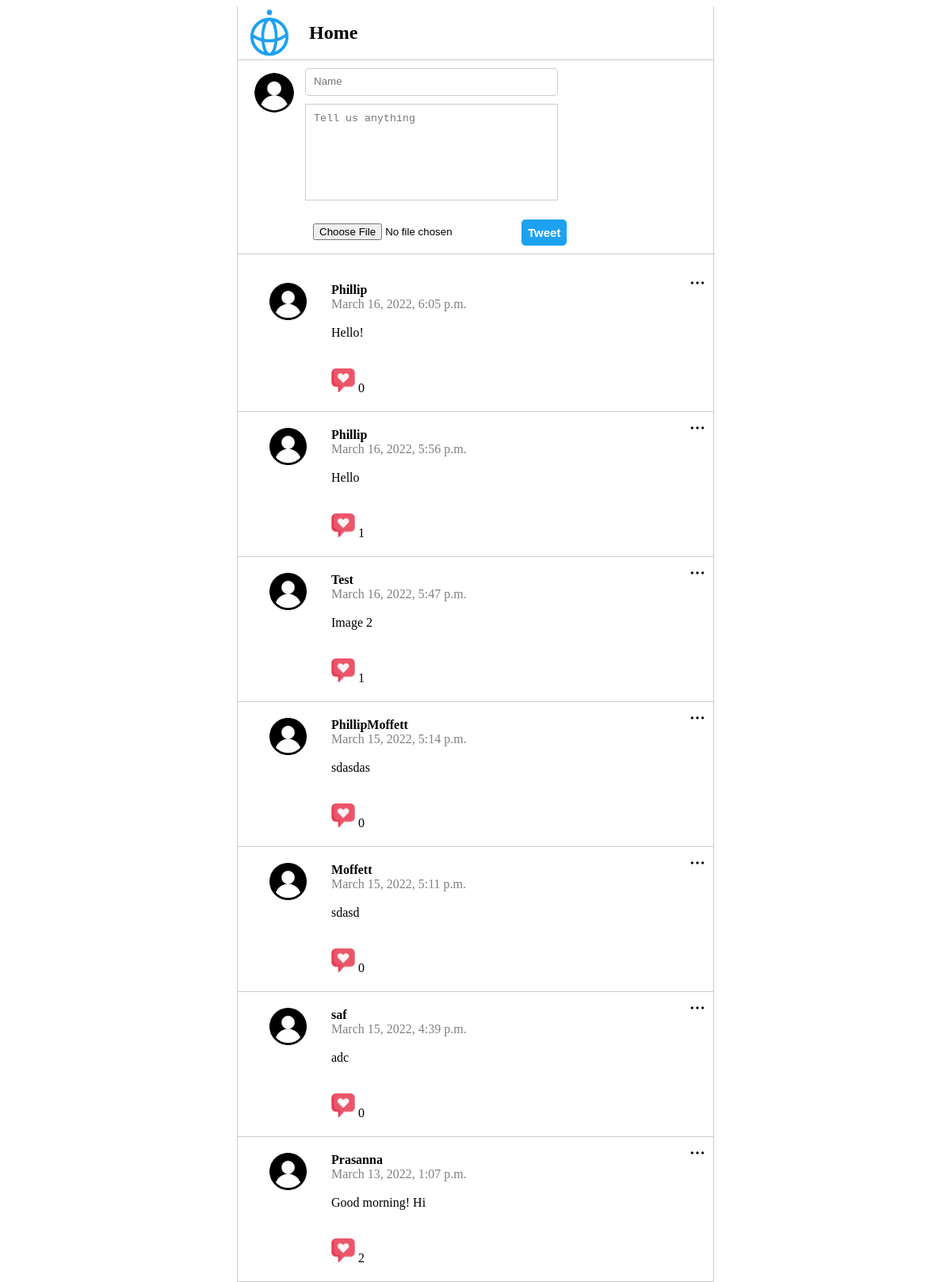
The page / on the database its author committed.
### posts/models.py (models this page shows)
class Post(models.Model):
    class Meta(object):
       db_table = 'post'
    name = models.CharField(
        'Name', blank=False, null=False, max_length=14, db_index=True, default='Anonymous'
    )
    body = models.CharField(
        'Body', blank=True, null=True, max_length=140, db_index=True
    )
    created_at = models.DateTimeField(
        'Created DateTime', blank=True, null=False, auto_now_add=True
    )
    likecount = models.IntegerField(
        'Like_Count', default=0, blank=True
    )
    image = CloudinaryField(
        'image', blank=True, db_index=True
    )

### posts/views.py (the view, shortened to what this page needs)
# urls.py: path('', views.index, name='index'),
def index(request):
    posts = Post.objects.all().order_by('-created_at')[:20]
    return render(request, 'posts.html', {'posts': posts})

### templates/posts.html (shortened to what this page needs)
{% extends "base.html" %} {% block content %} {% load static %}
<section class="content">
    <div class="main-header">
      <img src="/static/img/logo-twitterblue.svg" class="logo" />
      <h1>Home</h1>
    </div>
  <section class="post_form">
    <div class="my-icon">
      <img src="/static/img/user.png" class="" />
    </div>
    <form action="/" method="POST" enctype="multipart/form-data">
      <input type="text" name="name" placeholder="Name" required />
      <textarea name="body" placeholder="Tell us anything" required></textarea>
      <div class="bottom-area">
        <div class="choose-file">
          <input
            id="file"
            name="image"
            type="file"
          />
        </div>
        <div>
          <button class="button" type="submit" value="POST">Tweet</button>
        </div>
      </div>
    </form>
  </section>
  <section class="posts">
    <ul>
      {% for post in posts %}
      <li>
        <img
          class="menu_icon js-menu-icon"
          src="{% static 'img/option.png' %}"
        />
        <div class="logo">
          <img src="{% static 'img/user.png' %}" />
        </div>
        <div class="name_body">
          <div class="name">{{ post.name }}</div>
          <div class="datetime">{{ post.created_at }}</div><br>
          <div class="body">{{ post.body }} <br /></div>
          <br>
            <br>
          <div>
              <a href="/like/{{ post.id }}"><img src="{% static 'img/love.png' %}" style="width: 30px;" alt=""></a>
              {{ post.likecount }}
          </div>
        </div>
      </li>
      {% endfor %}
    </ul>
  </section>
</section>
{% endblock %}

### templates/base.html (shortened to what this page needs)
<!DOCTYPE html>
<html lang="en">
<head>
    {% load static %}
    <link href="{% static 'css/style.css' %}" rel="stylesheet" />
</head>
<body>
    {% block content %} {{ content }} {% endblock %}
</body>
</html>

### static/css/style.css (style rules this page uses)
html, body { height: 100%; }
.content { max-width: 600px; margin: 0 auto; border-left: 1px solid #ccc; border-right: 1px solid #ccc; }
.main-header { display: flex; padding-left: 10px; border-bottom: 1px solid #ccc; }
.main-header img { width: 60px; }
.main-header h1 { padding-left: 20px; }
.post_form { padding: 20px 40px; border-bottom: 1px solid #ccc; display: flex; padding: 10px; }
.post_form textarea { border: 1px solid #ccc; padding: 10px; width: 90%; height: 100px; resize: none; }
.post_form input[type="text"] { border: 1px solid #ccc; width: 90%; border-radius: 5px; margin-bottom: 10px; padding: 10px; display: flex; flex-wrap: wrap; padding-top: 8px; }
.post_form input { border: 0px; background: white; padding: 5px 10px; display: flex; flex-wrap: wrap; }
.post_form .my-icon { width: 50px; padding: 5px 15px 10px 10px; }
.post_form .my-icon img { width: 50px; border-radius: 50px; border: 1px solid white; }
.post_form .bottom-area { display: flex; justify-content: space-between; padding-top: 20px; }
#file { width: 86%; border: 0; }
.post_form .button { padding: 8px; background: rgb(29, 161, 242); color: white; font-size: 15px; font-weight: bold; border-radius: 5px; border: 0; }
.posts ul { padding: 0; }
.posts li { display: flex; border-bottom: 1px solid #ccc; padding: 20px 40px; list-style: none; position: relative; }
.posts li .menu_icon { width: 20px; position: absolute; top: 10px; right: 10px; }
.posts li .logo { flex-basis: 15%; }
.posts li .logo img { width: 60%; }
.posts li .name_body { flex-basis: 85%; }
.posts li .name_body .name { font-weight: bold; }
.posts li .name_body .datetime { color: gray; }

### rows shown on the page
Post: name "Phillip", created_at "March 16, 2022, 6:05 p.m.", body "Hello!", likecount "0"
Post: name "Phillip", created_at "March 16, 2022, 5:56 p.m.", body "Hello", likecount "1"
Post: name "Test", created_at "March 16, 2022, 5:47 p.m.", body "Image 2", likecount "1"
Post: name "PhillipMoffett", created_at "March 15, 2022, 5:14 p.m.", body "sdasdas", likecount "0"
Post: name "Moffett", created_at "March 15, 2022, 5:11 p.m.", body "sdasd", likecount "0"
Post: name "saf", created_at "March 15, 2022, 4:39 p.m.", body "adc", likecount "0"
Post: name "Prasanna", created_at "March 13, 2022, 1:07 p.m.", body "Good morning! Hi", likecount "2"
